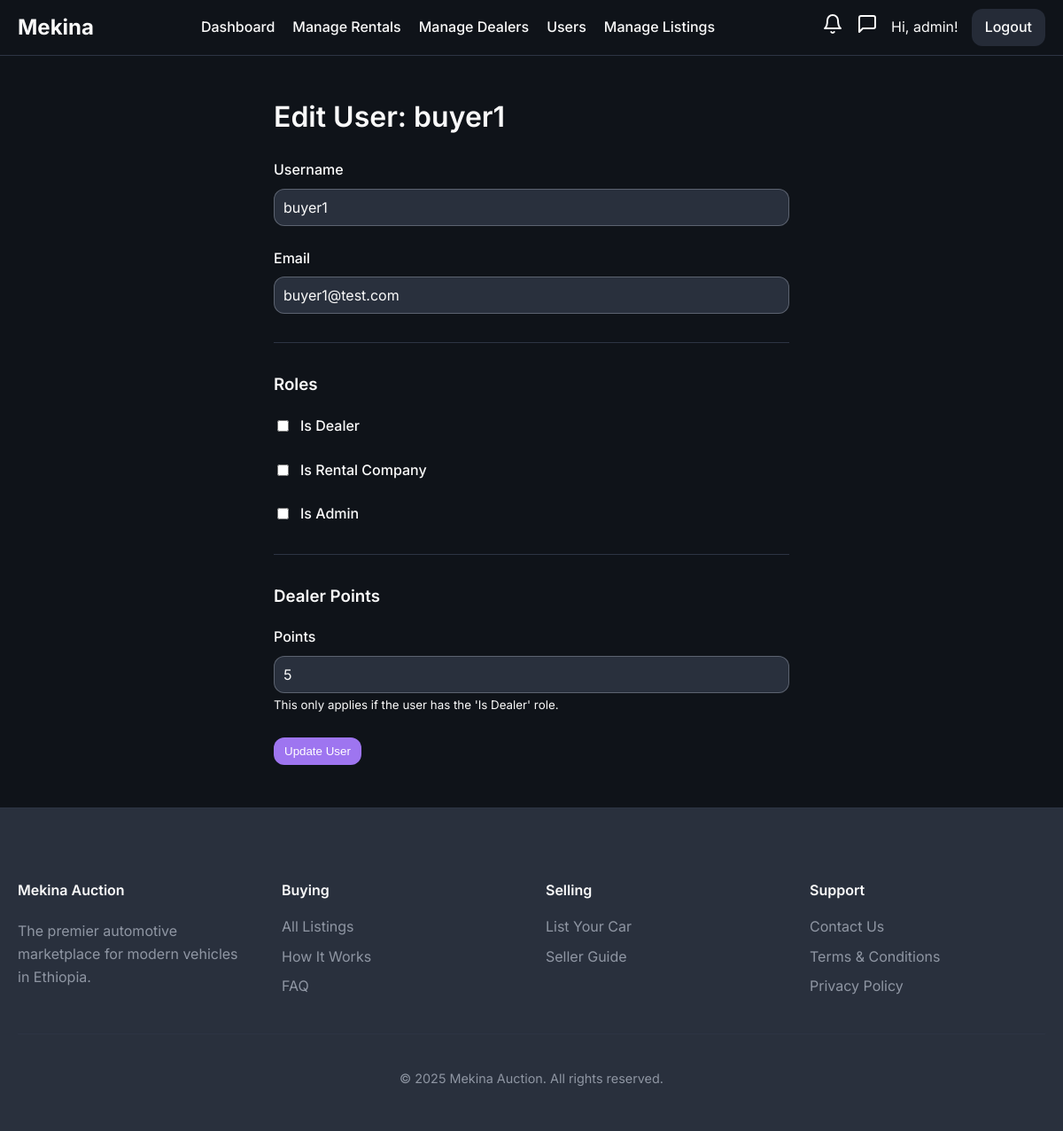
The app's page /admin/users/edit/2 (signed in) with its own data.
### models/user.py (models this page shows, shortened)
class User(UserMixin, db.Model):
    id = db.Column(db.Integer, primary_key=True)
    username = db.Column(db.String(64), index=True, unique=True, nullable=False)
    email = db.Column(db.String(120), index=True, unique=True, nullable=False)
    phone_number = db.Column(db.String(20), nullable=True)
    password_hash = db.Column(db.String(128))
    is_admin = db.Column(db.Boolean, default=False)
    is_dealer = db.Column(db.Boolean, default=False)
    is_rental_company = db.Column(db.Boolean, default=False)
    is_verified = db.Column(db.Boolean, default=False) # For verified dealers
    points = db.Column(db.Integer, nullable=False, default=5) # Points for dealers to bid
    cars = db.relationship('Car', backref='owner', lazy='dynamic')
    bids = db.relationship('Bid', backref='bidder', lazy='dynamic')
    dealer_bids = db.relationship('DealerBid', backref='dealer', lazy='dynamic')
    car_requests = db.relationship('CarRequest', backref='customer', lazy='dynamic')
    ratings_given = db.relationship('DealerRating', foreign_keys='DealerRating.buyer_id', back_populates='buyer', lazy='dynamic')
    ratings_received = db.relationship('DealerRating', foreign_keys='DealerRating.dealer_id', back_populates='dealer', lazy='dynamic')

### routes/admin.py (the view, shortened to what this page needs)
@admin_bp.route('/users/edit/<int:user_id>', methods=['GET', 'POST'])
@login_required
@admin_required
def edit_user(user_id):
    user_to_edit = User.query.get_or_404(user_id)
    form = EditUserForm(obj=user_to_edit)
    return render_template('edit_user.html', form=form, user=user_to_edit)

### routes/admin.py
class EditUserForm(FlaskForm):
    username = StringField('Username', validators=[DataRequired()])
    email = StringField('Email', validators=[DataRequired(), Email()])
    is_dealer = BooleanField('Is Dealer')
    is_rental_company = BooleanField('Is Rental Company')
    is_admin = BooleanField('Is Admin')
    points = IntegerField('Points', validators=[Optional(), NumberRange(min=0)])
    submit = SubmitField('Update User')

### routes/admin.py (called while the page is built)
def admin_required(f):
    @wraps(f)
    def decorated_function(*args, **kwargs):
        if not current_user.is_authenticated or not current_user.is_admin:
            abort(403) # Forbidden
        return f(*args, **kwargs)
    return decorated_function

### templates/edit_user.html (shortened to what this page needs)
{% extends "base.html" %}
{% block content %}
    <h1>Edit User: {{ user.username }}</h1>
    <form method="POST" action="">
        <div class="form-group">
            {{ form.username.label }}
            {{ form.username() }}
        </div>
        <div class="form-group">
            {{ form.email.label }}
            {{ form.email() }}
        </div>
        <hr>
        <h3>Roles</h3>
        <div class="form-group checkbox-style">
            {{ form.is_dealer() }}
            {{ form.is_dealer.label }}
        </div>
        <div class="form-group checkbox-style">
            {{ form.is_rental_company() }}
            {{ form.is_rental_company.label }}
        </div>
        <div class="form-group checkbox-style">
            {{ form.is_admin() }}
            {{ form.is_admin.label }}
        </div>
        <hr>
        <h3>Dealer Points</h3>
        <div class="form-group">
            {{ form.points.label }}
            {{ form.points(class="form-control") }}
            <small>This only applies if the user has the 'Is Dealer' role.</small>
        </div>
        <p>{{ form.submit(class='btn approve') }}</p>
    </form>
{% endblock %}

### templates/base.html (shortened to what this page needs)
<!DOCTYPE html>
<html lang="en">
<head>
    <link rel="stylesheet" href="{{ url_for('static', filename='css/style.css', v=now.timestamp()) }}">
</head>
<body class="{% block body_class %}{% endblock %}">
    <nav>
        <a href="{{ url_for('main.home') }}" class="nav-brand">Mekina</a>
        <div class="nav-menu" id="nav-menu">
            <ul>
                {% if current_user.is_authenticated and current_user.is_admin %}
                    <li><a href="{{ url_for('admin.dashboard') }}" class="{{ 'active' if request.endpoint == 'admin.dashboard' }}">Dashboard</a></li>
                    <li><a href="{{ url_for('admin.rental_management') }}" class="{{ 'active' if request.endpoint == 'admin.rental_management' }}">Manage Rentals</a></li>
                    <li><a href="{{ url_for('admin.dealer_management') }}" class="{{ 'active' if request.endpoint == 'admin.dealer_management' }}">Manage Dealers</a></li>
                    <li><a href="{{ url_for('admin.user_management') }}" class="{{ 'active' if request.endpoint == 'admin.user_management' }}">Users</a></li>
                    <li><a href="{{ url_for('auctions.list_auctions') }}" class="{{ 'active' if request.endpoint == 'auctions.list_auctions' }}">Manage Listings</a></li>
                {% elif current_user.is_authenticated and current_user.is_rental_company %}
                    <li><a href="{{ url_for('rentals.dashboard') }}" class="{{ 'active' if request.endpoint == 'rentals.dashboard' }}">Rental Dashboard</a></li>
                {% elif current_user.is_authenticated and current_user.is_dealer %}
                    <li><a href="{{ url_for('main.all_listings') }}" class="{{ 'active' if request.endpoint == 'main.all_listings' }}">All Listings</a></li>
                    <li><a href="{{ url_for('dealer.dashboard') }}" class="{{ 'active' if request.endpoint == 'dealer.dashboard' }}">Dealer Dashboard</a></li>
                {% endif %}
            </ul>
            <div class="nav-right">
                {% if current_user.is_authenticated %}
                    <a href="{{ url_for('main.notifications') }}" class="desktop-icon-link notification-bell-link {% if request.endpoint == 'main.notifications' %}active{% endif %}">
                    </a>
                    {% if current_user.is_dealer %}
                        <a href="{{ url_for('dealer.list_messages') }}" class="desktop-icon-link {% if 'dealer.list_messages' in request.endpoint or 'dealer.view_conversation' in request.endpoint %}active{% endif %}">
                            <svg xmlns="http://www.w3.org/2000/svg" width="24" height="24" viewBox="0 0 24 24" fill="none" stroke="currentColor" stroke-width="2" stroke-linecap="round" stroke-linejoin="round" class="feather feather-message-square"><path d="M21 15a2 2 0 0 1-2 2H7l-4 4V5a2 2 0 0 1 2-2h14a2 2 0 0 1 2 2z"></path></svg>
                            <span class="notification-badge message-badge" style="display: {% if unread_messages_count > 0 %}inline-block{% else %}none{% endif %};">{{ unread_messages_count }}</span>
                        </a>
                    {% else %}
                        <a href="{{ url_for('main.my_messages') }}" class="desktop-icon-link {% if 'main.my_messages' in request.endpoint or 'main.view_buyer_conversation' in request.endpoint %}active{% endif %}">
                            <svg xmlns="http://www.w3.org/2000/svg" width="24" height="24" viewBox="0 0 24 24" fill="none" stroke="currentColor" stroke-width="2" stroke-linecap="round" stroke-linejoin="round" class="feather feather-message-square"><path d="M21 15a2 2 0 0 1-2 2H7l-4 4V5a2 2 0 0 1 2-2h14a2 2 0 0 1 2 2z"></path></svg>
                        </a>
                    {% endif %}
                    <span class="desktop-username">Hi, {{ current_user.username }}!</span>
                    <a href="{{ url_for('auth.logout') }}" class="nav-button">Logout</a>
                {% else %}
                    <a href="{{ url_for('auth.login') }}" class="nav-button">Login</a>
                    <a href="{{ url_for('auth.register') }}" class="nav-button">Register</a>
                {% endif %}
            </div>
        </div>
    </nav>
    {% block main_content %}
        <main class="container">
            {% block content %}{% endblock %}
        </main>
    {% endblock %}
    <footer class="site-footer">
        <div class="container">
            <div class="footer-content-grid">
                <div class="footer-brand">
                    <h4>Mekina Auction</h4>
                    <p>
                        The premier automotive marketplace for modern vehicles in Ethiopia.
                    </p>
                </div>
                <div class="footer-links">
                    <h4>Buying</h4>
                    <ul>
                        <li><a href="{{ url_for('main.all_listings') }}">All Listings</a></li>
                        <li><a href="{{ url_for('main.how_it_works') }}">How It Works</a></li>
                        <li><a href="#">FAQ</a></li>
                    </ul>
                </div>
                <div class="footer-links">
                    <h4>Selling</h4>
                    <ul>
                        <li><a href="{{ url_for('seller.submit_car') }}">List Your Car</a></li>
                        <li><a href="#">Seller Guide</a></li>
                    </ul>
                </div>
                <div class="footer-links">
                    <h4>Support</h4>
                    <ul>
                        <li><a href="#">Contact Us</a></li>
                        <li><a href="#">Terms & Conditions</a></li>
                        <li><a href="#">Privacy Policy</a></li>
                    </ul>
                </div>
            </div>
            <div class="footer-bottom">
                <p>&copy; {{ now.year }} Mekina Auction. All rights reserved.</p>
            </div>
        </div>
    </footer>
</body>
</html>

### static/css/style.css (style rules this page uses)
:root { --background: 220 25% 8%; --foreground: 0 0% 98%; --card: 220 20% 13%; --card-foreground: 0 0% 95%; --popover: 220 20% 13%; --popover-foreground: 0 0% 95%; --primary: 38 92% 50%; --primary-foreground: 220 70% 12%; --secondary: 220 20% 20%; --secondary-foreground: 0 0% 95%; --muted: 220 20% 18%; --muted-foreground: 220 10% 60%; --accent: 260 80% 70%; --accent-foreground: 0 0% 100%; --destructive: 0 62.8% 30.6%; --destructive-foreground: 0 0% 100%; --border: 220 20% 22%; --input: 220 20% 20%; --ring: 260 80% 70%; --radius: 0.75rem; --success: 142 76% 36%; --warning: 38 92% 50%; --info: 220 20% 18%; --gradient-primary: linear-gradient(135deg, hsl(220 20% 12%), hsl(220 20% 18%)); --gradient-accent: linear-gradient(135deg, hsl(260 80% 70%), hsl(260 70% 60%)); --shadow-card: 0 4px 6px -1px hsl(0 0% 0% / 0.3), 0 2px 4px -1px hsl(0 0% 0% / 0.2); --shadow-elevated: 0 10px 15px -3px hsl(0 0% 0% / 0.3), 0 4px 6px -2px hsl(0 0% 0% / 0.2); }
body { font-family: "Inter", sans-serif; background-color: hsl(var(--background)); color: hsl(var(--foreground)); margin: 0; line-height: 1.6; display: flex; flex-direction: column; min-height: 100vh; padding-top: 53px; }
main { flex-grow: 1; }
hr { border: none; border-top: 1px solid hsl(var(--border)); margin: 2rem 0; }
h1, h2, h3, h4, h5, h6 { font-weight: 600; }
a { color: hsl(var(--accent)); text-decoration: none; }
.btn, .button-group button, .button-group a { border: none; padding: 8px 12px; border-radius: var(--radius); cursor: pointer; font-weight: 500; text-decoration: none; display: inline-block; text-align: center; transition: all 0.2s ease-in-out; }
.btn.approve, .button-group .approve { background-color: hsl(var(--accent)); color: hsl(var(--accent-foreground)); }
.nav-button { background-color: hsl(var(--info)); color: hsl(var(--foreground)); padding: 8px 15px; border-radius: var(--radius); font-weight: 500; }
.form-group { margin-bottom: 1.5rem; }
.form-group label { display: block; font-weight: 500; margin-bottom: 0.5rem; }
.form-group input, .form-group select, .form-group textarea { width: 100%; box-sizing: border-box; }
input[type=text], input[type=number], input[type=password], input[type=email], input[type=date], input[type=datetime-local], select, textarea { padding: 10px; margin: 0; border: 1px solid hsl(var(--muted-foreground)/0.5); border-radius: var(--radius); font-family: "Inter", sans-serif; font-size: 1rem; background-color: hsl(var(--input)); color: hsl(var(--foreground)); transition: box-shadow 0.2s, border-color 0.2s; }
.checkbox-style { display: flex; align-items: center; gap: 10px; }
.checkbox-style input { width: auto; }
.checkbox-style label { margin-bottom: 0; }
nav { position: fixed; top: 0; left: 0; right: 0; z-index: 100; background-color: hsl(var(--background)); border-bottom: 1px solid hsl(var(--border)); padding: 10px 20px; display: flex; justify-content: space-between; align-items: center; }
.nav-brand { font-size: 1.5rem; font-weight: 700; color: hsl(var(--foreground)); text-decoration: none; }
nav ul { list-style: none; margin: 0; padding: 0; display: flex; gap: 20px; }
nav a { color: hsl(var(--foreground)); font-weight: 500; }
.nav-right { display: flex; align-items: center; gap: 15px; }
.nav-menu { flex-grow: 1; display: contents; }
.site-footer { background-color: hsl(var(--secondary)); color: hsl(var(--muted-foreground)); padding: 3rem 0 1rem; border-top: 1px solid hsl(var(--border)); margin-top: auto; }
.footer-content-grid { display: grid; grid-template-columns: repeat(4, 1fr); gap: 2rem; margin-bottom: 2rem; }
.footer-brand h4 { color: hsl(var(--foreground)); margin-top: 0; }
.footer-links h4 { color: hsl(var(--foreground)); margin-top: 0; margin-bottom: 1rem; }
.footer-links ul { list-style: none; padding: 0; margin: 0; }
.footer-links ul li { margin-bottom: 0.5rem; }
.footer-links a { color: hsl(var(--muted-foreground)); }
.footer-bottom { text-align: center; padding-top: 1.5rem; border-top: 1px solid hsl(var(--border)); font-size: 0.9em; }
.container { max-width: 1200px; margin: 2rem auto; padding: 0 20px; }

### records on screen
User: username "admin"
User: username "buyer1", email "buyer1@test.com", points "5"
